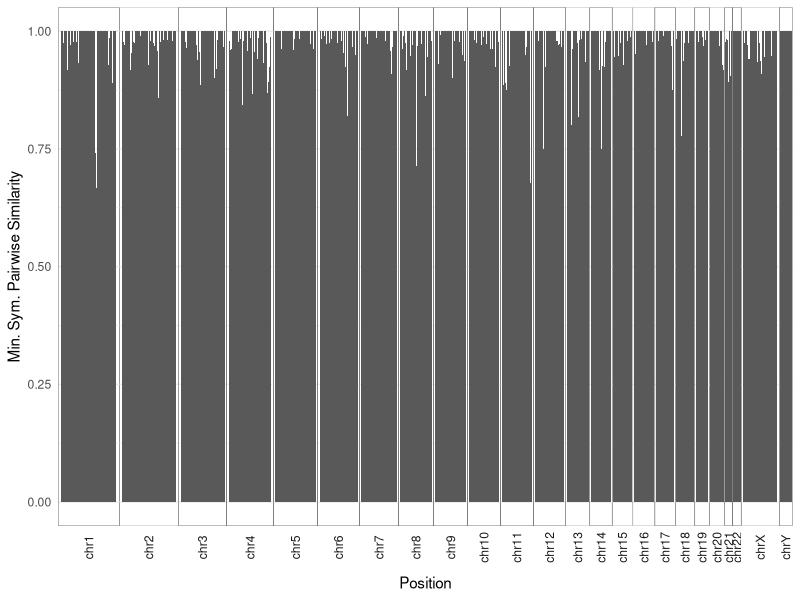

Here is the R script that generated this plot:
# ==============================================================================
# Environment
# ==============================================================================
suppressMessages(library("data.table"))
suppressMessages(library("ggplot2"))
suppressMessages(library("grid"))

CHRS = paste0("chr", c(1:22, "X", "Y"))
CHRS = factor(CHRS, levels = CHRS, ordered = TRUE)

# ==============================================================================
# Data
# ==============================================================================
# read minimum pairwise symmetric similarity
mpss = fread("TAD-comparisons/w_30.40000bp.similarity.tsv")
mpss[, chr_nat := factor(chr, levels = CHRS)]

# ==============================================================================
# Plots
# ==============================================================================
gg = (
    ggplot(data = mpss)
    + geom_rect(aes(xmin = start, ymin = 0, xmax = end, ymax = similarity))
    + labs(x = "Position", y = "Min. Sym. Pairwise Similarity")
    + facet_grid(. ~ chr_nat, switch = "x", scales = "free_x", space = "free")
    + theme_minimal()
    + theme(
        panel.spacing = unit(0, "lines"),
        panel.border = element_rect(size = 0.1, colour = "black", fill = NA),
        strip.text.x = element_text(angle=90, hjust=0.5, vjust=0.5),
        axis.text.x = element_blank(),
        panel.grid.major.x = element_blank(),
        panel.grid.minor.x = element_blank()
    )
)

ggsave(
    "Plots/tad-similarity-track.png",
    height = 12,
    width = 20,
    units = "cm"
)
